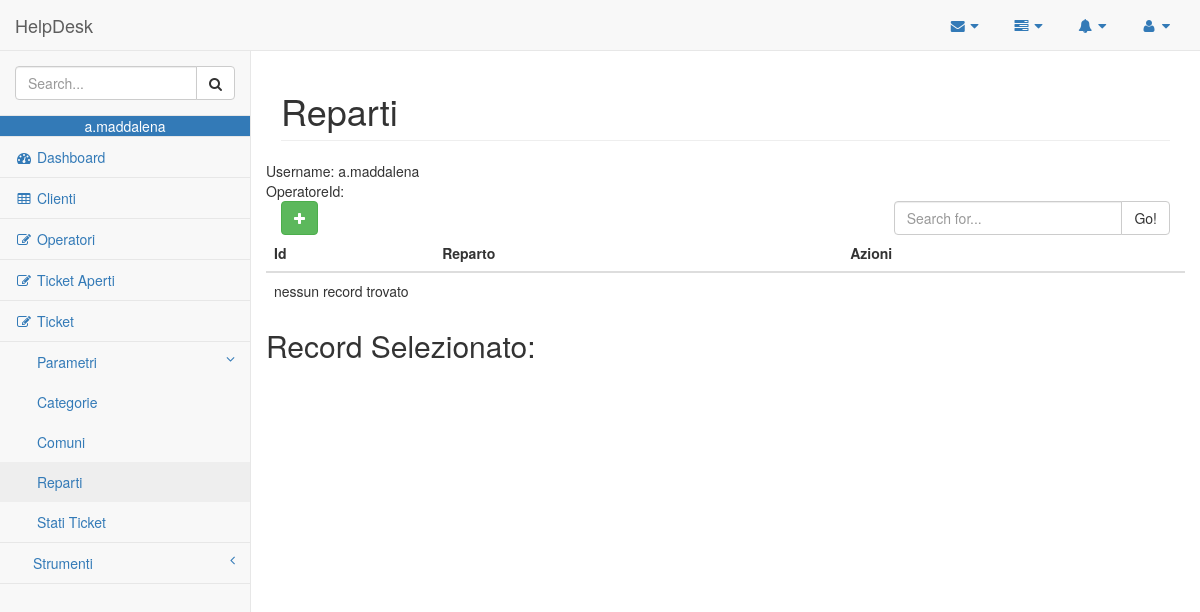
Before: /reparti.php (signed in) with the older database file.
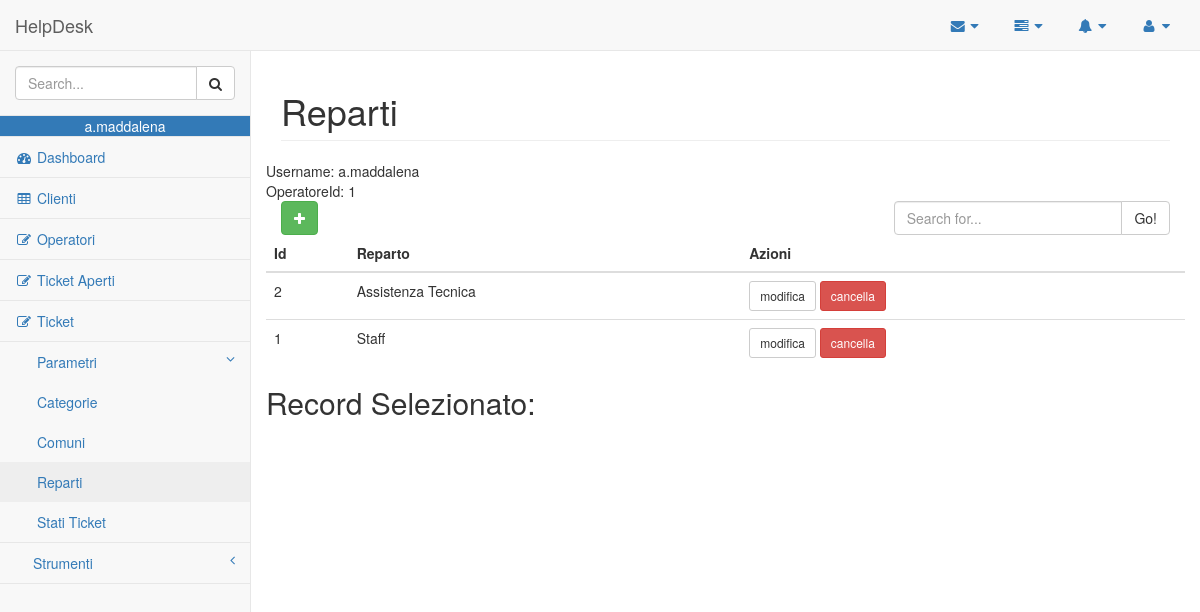
After: the same page with the newer database file.
### tables this page shows
CREATE TABLE `utenti` (
  `id` int(11) NOT NULL,
  `username` varchar(50) NOT NULL,
  `password` char(50) NOT NULL
);

CREATE TABLE `operatori` (
  `ID` int(11) NOT NULL,
  `Cognome` varchar(100) NOT NULL,
  `Nome` varchar(100) NOT NULL,
  `ComuneId` int(11) DEFAULT NULL,
  `RepartoId` int(11) DEFAULT NULL,
  `Username` varchar(50) NOT NULL
);

CREATE TABLE `reparti` (
  `ID` int(11) NOT NULL,
  `Nome` varchar(100) NOT NULL
);

### inc/session.php (called while the page is built, shortened)
<?php
   include('dbconfig.php');
   if(isset($_SESSION['login_user'])) {
     $user_check = $_SESSION['login_user'];
     $sql_query = "SELECT utenti.username, operatori.ID FROM utenti";
     $sql_query .= " LEFT JOIN operatori ON utenti.Username = operatori.Username";
     $sql_query .= " WHERE utenti.username = '$user_check' ";
     $result = $connection->query($sql_query);
     $row = $result->fetch_array();
     $login_session = $row['username'];
     $login_operatoreId = $row['ID'];
   } else {
     header("location:login.php");
   }
?>

### reparti.php (the view, shortened to what this page needs)
<?php
include_once('inc/session.php');
$pageHeader = "Reparti";
global $connection;
$sql_query = "SELECT * FROM Reparti";
$sql_query .= " ORDER BY Nome";
$result = $connection->query($sql_query);
?>
<!DOCTYPE html>
<html lang="it">
<head>
    <?php include('html/layout/head.php'); ?>
</head>
<body>
    <div id="wrapper">
        <?php include('html/layout/navbar.php'); ?>
        <div id="page-wrapper">
            <?php include('html/layout/pageHeader.php'); ?>
            <div class="row">
                <div class="col-md-4">
                    <button id="btn-add" class="btn btn-success" onClick="show_add()">
                        <i class="fa fa-plus"></i>
                    </button>
                </div>
                <div class="pull-right col-md-4">
                    <form action="#" method="GET">
                        <div class="input-group">
                            <input type="text" class="form-control" name="search" placeholder="Search for..." />
                            <span class="input-group-btn">
                                <button type="submit" class="btn btn-default" type="button">Go!</button>
                            </span>
                        </div>
                    </form>
                </div>
            </div>
            <div class="row">
                <table class="table table-hover">
                    <thead>
                        <tr>
                            <th>Id</th>
                            <th>Reparto</th>
                            <th>Azioni</th>
                        </tr>
                    </thead>
                    <tbody>
                        <?php
                        if($result->num_rows==0) {
                            echo "<tr><td colspan='5'>nessun record trovato</td></tr>";
                        } else {
                            while($row = $result->fetch_array()) {
                                echo "<tr>";
                                echo "<td>" . $row['ID'] . "</td>";
                                 ?>
                                    <td>
                                        <span id="span-<?php echo $row['ID']; ?>"><?php echo $row['Nome']; ?></span>
                                    </td>
                                <td>
                                    <button class='btn btn-default btn-sm' onClick="select(<?php echo $row['ID']; ?>)">
                                        modifica
                                    </button>
                                    <button class='btn btn-danger btn-sm'
                                        onclick="show_modal(<?php echo $row['ID']; ?>, '<?php echo $row['Nome']; ?>')">
                                        cancella
                                    </button>
                                </td>
                        <?php
                                echo "</tr>";
                            }
                        }
                        ?>
                    </tbody>
                </table>
                <h2>Record Selezionato: <span id="record_id" ></span> </h2>
            </div>
        </div>
</body>
</html>

### html/layout/head.php (shortened to what this page needs)
<link href="/f4_vs02/libs/bootstrap/dist/css/bootstrap.min.css" rel="stylesheet">
<link href="/f4_vs02/libs/metisMenu/dist/metisMenu.min.css" rel="stylesheet">
<link href="/f4_vs02/css/timeline.css" rel="stylesheet">
<link href="/f4_vs02/css/sb-admin-2.css" rel="stylesheet">
<link href="/f4_vs02/css/style.css" rel="stylesheet">
<link href="/f4_vs02/libs/morrisjs/morris.css" rel="stylesheet">
<link href="/f4_vs02/libs/font-awesome/css/font-awesome.min.css" rel="stylesheet" type="text/css">

### html/layout/navbar.php (shortened to what this page needs)
<nav class="navbar navbar-default navbar-static-top" role="navigation" style="margin-bottom: 0">
    <div class="navbar-header">
        <a class="navbar-brand" href="index.php">HelpDesk</a>
    </div>
    <ul class="nav navbar-top-links navbar-right">
        <li class="dropdown">
            <a class="dropdown-toggle" data-toggle="dropdown" href="#">
                <i class="fa fa-envelope fa-fw"></i>  <i class="fa fa-caret-down"></i>
            </a>
        </li>
        <li class="dropdown">
            <a class="dropdown-toggle" data-toggle="dropdown" href="#">
                <i class="fa fa-tasks fa-fw"></i>  <i class="fa fa-caret-down"></i>
            </a>
        </li>
        <li class="dropdown">
            <a class="dropdown-toggle" data-toggle="dropdown" href="#">
                <i class="fa fa-bell fa-fw"></i>  <i class="fa fa-caret-down"></i>
            </a>
        </li>
        <li class="dropdown">
            <a class="dropdown-toggle" data-toggle="dropdown" href="#">
                <i class="fa fa-user fa-fw"></i>  <i class="fa fa-caret-down"></i>
            </a>
        </li>
    </ul>
    <?php include('sidebar.php'); ?>
</nav>

### html/layout/sidebar.php (shortened to what this page needs)
<div class="navbar-default sidebar" role="navigation">
    <div class="sidebar-nav navbar-collapse">
        <ul class="nav" id="side-menu">
            <li class="sidebar-search">
                <div class="input-group custom-search-form">
                    <input type="text" class="form-control" placeholder="Search...">
                    <span class="input-group-btn">
                    <button class="btn btn-default" type="button">
                        <i class="fa fa-search"></i>
                    </button>
                </span>
                </div>
            </li>
            <li class="bg-primary text-center">
                <span><?php echo $login_session; ?></span>
            </li>
            <li>
                <a href="index.php"><i class="fa fa-dashboard fa-fw"></i> Dashboard</a>
            </li>
            <li>
                <a href="clienti.php"><i class="fa fa-table fa-fw"></i> Clienti</a>
            </li>
            <li>
                <a href="operatori.php"><i class="fa fa-edit fa-fw"></i> Operatori</a>
            </li>
            <li>
                <a href="tickets.php?statoId=1"><i class="fa fa-edit fa-fw"></i> Ticket Aperti</a>
            </li>
            <li>
                <a href="tickets.php"><i class="fa fa-edit fa-fw"></i> Ticket</a>
            </li>
            <li>
                <a href="#"><i class="fa fa-wrech fa-fw"></i> Parametri<span class="fa arrow"></span></a>
                <ul class="nav nav-second-level">
                    <li>
                        <a href="categorie.php">Categorie</a>
                    </li>
                    <li>
                        <a href="comuni.php">Comuni</a>
                    </li>
                    <li>
                        <a href="reparti.php">Reparti</a>
                    </li>
                    <li>
                        <a href="stati.php">Stati Ticket</a>
                    </li>
                </ul>
            </li>
            <li>
                <a href="#">
                    <i class="fa fa-tools fa-fw"></i>Strumenti
                    <span class="fa arrow"></span>
                </a>
            </li>
        </ul>
    </div>
</div>

### html/layout/pageHeader.php
<div class="row">
    <div class="col-lg-12">
        <h1 class="page-header"><?php echo (isset($pageHeader) ? $pageHeader : 'Sezione' ); ?></h1>
    </div>
    <div>Username: <?php echo $login_session; ?></div>
    <div>OperatoreId: <?php echo $login_operatoreId; ?></div>
</div>

### css/sb-admin-2.css (style rules this page uses)
body { background-color: #f8f8f8; }
#wrapper { width: 100%; }
#page-wrapper { padding: 0 15px; min-height: 568px; background-color: #fff; }
@media (min-width:768px) { #page-wrapper { position: inherit; margin: 0 0 0 250px; padding: 0 30px; border-left: 1px solid #e7e7e7; } }
.navbar-top-links { margin-right: 0; }
.navbar-top-links li { display: inline-block; }
.navbar-top-links li:last-child { margin-right: 15px; }
.navbar-top-links li a { padding: 15px; min-height: 50px; }
.sidebar .sidebar-nav.navbar-collapse { padding-right: 0; padding-left: 0; }
.sidebar .sidebar-search { padding: 15px; }
.sidebar ul li { border-bottom: 1px solid #e7e7e7; }
.sidebar ul li a.active { background-color: #eee; }
.sidebar .arrow { float: right; }
.sidebar .fa.arrow:before { content: "\f104"; }
.sidebar .active>a>.fa.arrow:before { content: "\f107"; }
.sidebar .nav-second-level li, .sidebar .nav-third-level li { border-bottom: 0!important; }
.sidebar .nav-second-level li a { padding-left: 37px; }
@media (min-width:768px) { .sidebar { z-index: 1; position: absolute; width: 250px; margin-top: 51px; } }

Changed rows visible on the page:
shown differently, row unchanged: utenti "a.maddalena": operatori.ID (not shown) → "1"
added reparti: ID "2", Nome "Assistenza Tecnica"
added reparti: ID "1", Nome "Staff"
Other visible differences:
text no longer shown: "nessun record trovato"
